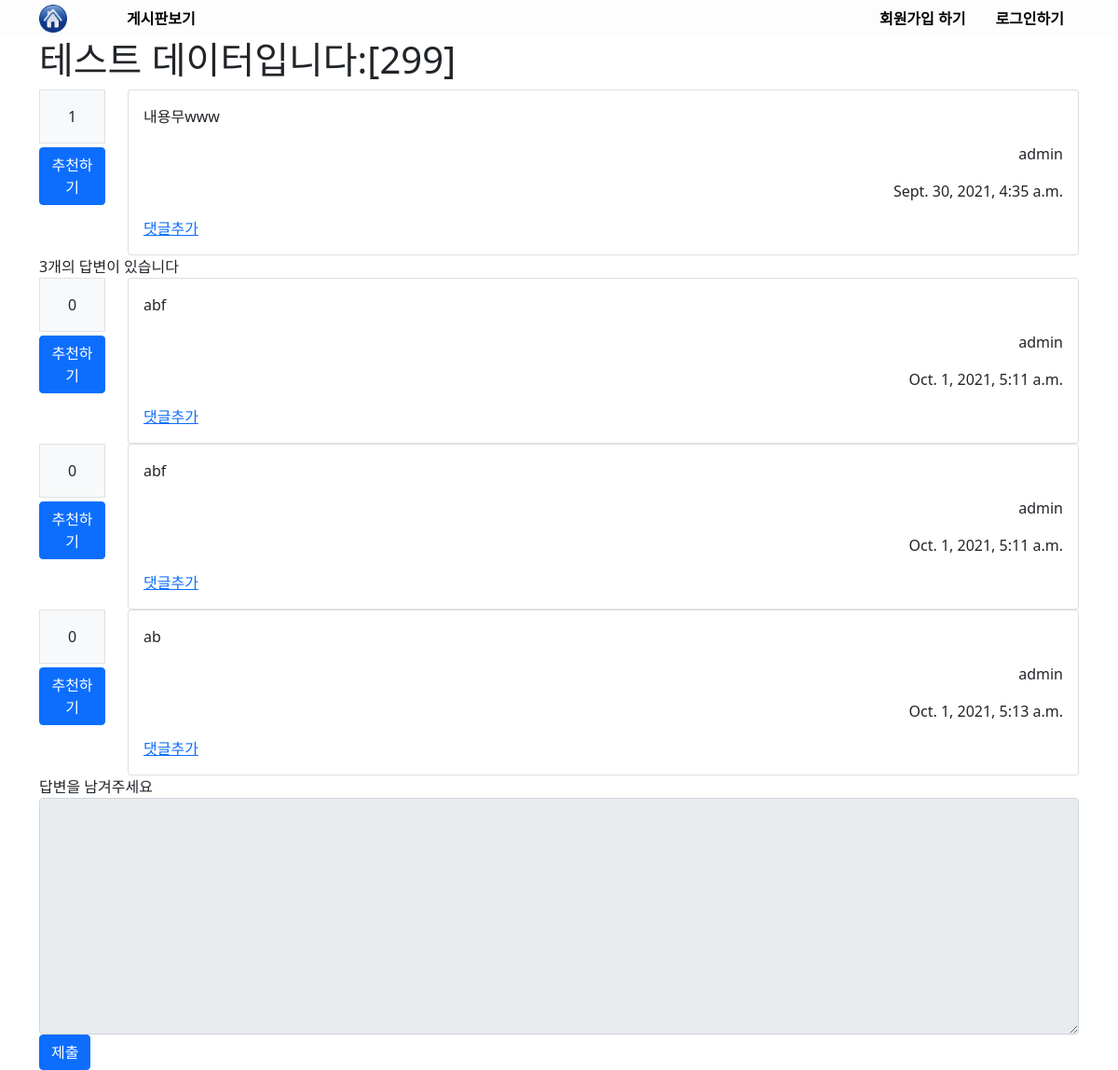
The page /board/309/ on the database its author committed.
### board/models.py (models this page shows, shortened)
class Question(models.Model):
  subject = models.CharField(max_length=200)
  content = models.TextField()
  create_date = models.DateTimeField()
  author = models.ForeignKey(User,on_delete=models.CASCADE, related_name='quthor_question')
  modify_date = models.DateTimeField(null=True, blank=True)
  voter = models.ManyToManyField(User,related_name='voter_question')

class Answer(models.Model):
  question = models.ForeignKey(Question,on_delete=models.CASCADE)
  content = models.TextField()
  create_date = models.DateTimeField()
  author = models.ForeignKey(User,on_delete=models.CASCADE, related_name='answer_question')
  modify_date = models.DateTimeField(null=True, blank=True)
  voter = models.ManyToManyField(User,related_name='voter_answer')

### board/views/base_views.py (the view)
# urls.py: path('<int:question_id>/', base_views.detail, name='detail'),
def detail(request,question_id):
  question = get_object_or_404(Question, pk=question_id)
  context = {"question":question}
  return render(request,'board/detail.html',context)

### templates/board/detail.html (shortened to what this page needs)
{% extends 'base.html' %}
{% block content %}
  <div class="container">
    <h1>{{ question.subject }}</h1>
    <div class="row">
      <div class="col-1">
        <div class="border text-center bg-light mb-1 font-weight-bolder p-3">{{ question.voter.count }}</div>
        <a href="{% url 'board:vote_question' question.id  %}" class="btn btn-primary">추천하기</a>
      </div>
      <div class="col-11">
        <div class="card">
          <div class="card-body">
            <p class="card-text">{{ question.content }}</p>
            <p class="card-text d-flex flex-row-reverse">{{ question.author }}</p>
            <p class="card-text d-flex flex-row-reverse">{{ question.create_date }}</p>
            <div>
              <a href="{% url 'board:comment_create_question' question.id %}">댓글추가</a>
            </div>
          </div>
        </div>
      </div>
    </div>
    <span>{{question.answer_set.count}}개의 답변이 있습니다</span>
    {% for answer in question.answer_set.all %}
      <div class="row">
        <div class="col-1">
          <div class="border text-center bg-light mb-1 font-weight-bolder p-3">{{ answer.voter.count }}</div>
          <a href="{% url 'board:vote_answer' answer.id  %}" class="btn btn-primary">추천하기</a>
        </div>
        <div class="col-11">
          <div class="card">
            <div class="card-body">
              <p class="card-text">{{answer.content}}</p>
              <p class="card-text d-flex flex-row-reverse">{{ answer.author }}</p>
              <p class="card-text d-flex flex-row-reverse">{{ answer.create_date }}</p>
              <div>
                <a href="{% url 'board:comment_create_answer' answer.id %}">댓글추가</a>
              </div>
            </div>
          </div>
        </div>
      </div>
    {% endfor %}
    <form action="{% url 'board:answer_create' question.id %}" method="post">
      <label for="content">답변을 남겨주세요</label>
      <textarea {% if not user.is_authenticated %}disabled{% endif %} name="content" class="form-control" id="content" rows="10"></textarea>
      <button class="btn btn-primary">제출</button>
    </form>
  </div>
{% endblock %}

### static/style.css (style rules this page uses)
body { font-family: 'Poppins', sans-serif; padding-top: 40px; }

### rows shown on the page
Question: subject "테스트 데이터입니다:[299]", voter.count "1", content "내용무www", author "admin", create_date "Sept. 30, 2021, 4:35 a.m.", answer_set.count "3"
Answer: voter.count "0", content "abf", author "admin", create_date "Oct. 1, 2021, 5:11 a.m."
Answer: voter.count "0", content "abf", author "admin", create_date "Oct. 1, 2021, 5:11 a.m."
Answer: voter.count "0", content "ab", author "admin", create_date "Oct. 1, 2021, 5:13 a.m."
